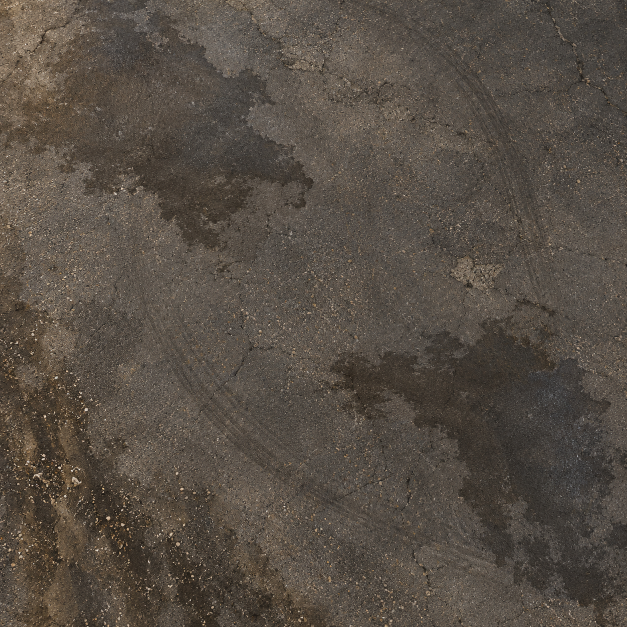
#> input picture assets/art/r10/forecourt-asphalt-master.webp, 1254 x 1254 px (shown at 1/2 size)
$ python prepare_r10_assets.py --source ../assets/art/r10/forecourt-asphalt-master.webp
#> lines starting #> are read from the running program, lines starting #| are printed output that depends on the picture
"""Compress the actual generated diffuse master and record exact provenance."""
import argparse,hashlib,json
from pathlib import Path
from PIL import Image
ROOT=Path(__file__).resolve().parents[1]
def sha(p):return hashlib.sha256(p.read_bytes()).hexdigest()
def main():
    p=argparse.ArgumentParser();p.add_argument('--source',required=True);args=p.parse_args()
    source=Path(args.source);master=ROOT/'assets/art/r10';runtime=ROOT/'godot/assets/art/r10'
    master.mkdir(parents=True,exist_ok=True);runtime.mkdir(parents=True,exist_ok=True)
    im=Image.open(source).convert('RGB');im.save(master/'forecourt-asphalt-master.webp',lossless=True,method=6)
#> in main, im is the input picture: PIL image 1254x1254 RGB; mean R, G, B 86.6, 77.9, 68.8
    native=im.resize((768,768),Image.Resampling.LANCZOS);native.save(runtime/'forecourt-asphalt.webp',quality=86,method=6)
#> after `native = im.resize((768, 768), Image.Resampling.LANCZOS)`:
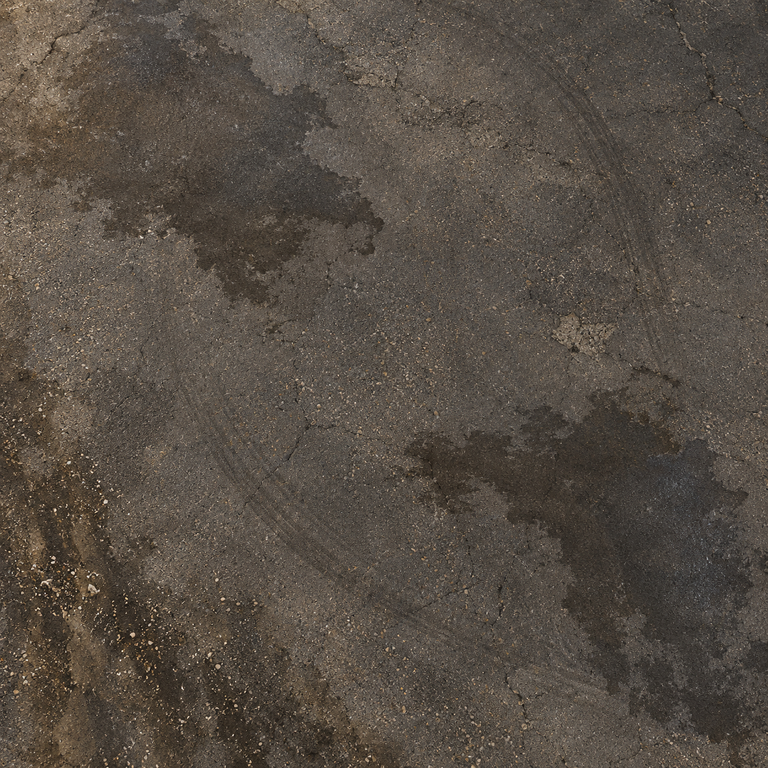
#> native: PIL image 768x768 RGB; mean R, G, B 86.6, 77.9, 68.8
    rows=[]
    for f in [master/'forecourt-asphalt-master.webp',runtime/'forecourt-asphalt.webp']:
        rows.append(dict(path=f.relative_to(ROOT).as_posix(),sha256=sha(f),bytes=f.stat().st_size,pixels=list(Image.open(f).size),mode=Image.open(f).mode))
    report=dict(status='VERIFIED',tool='image_gen.imagegen',model_slug=None,model_note='Actual tool did not expose model slug; do not infer a specific gpt-image model.',original_tool_sha256=sha(source),license='AI-generated original project artwork; retained third-party licenses unchanged',postprocess='Preserve opaque RGB master as lossless WebP; runtime LANCZOS resize 768 square, WebP quality86; diffuse only, no invented normal/ORM. No cutout required.',outputs=rows)
#> report = 8 items
    (master/'manifest.json').write_text(json.dumps(report,ensure_ascii=False,indent=2)+'\n',encoding='utf8')
    (runtime/'manifest.json').write_text(json.dumps(report,ensure_ascii=False,indent=2)+'\n',encoding='utf8')
    print(json.dumps(report))
#> (printed output is left out)
if __name__=='__main__':main()
